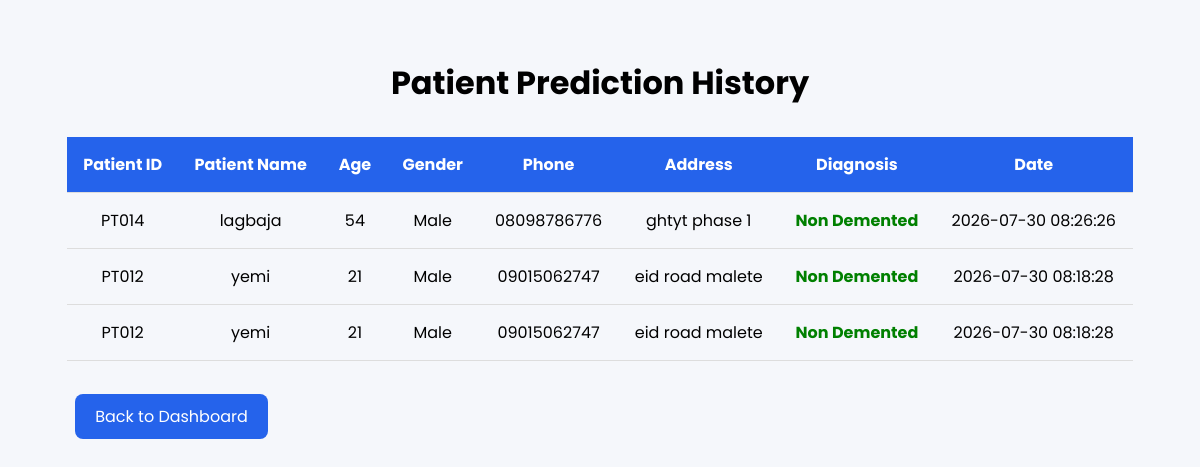
Screenshot of /history (signed in) with the database file from the repository.
### tables this page shows
CREATE TABLE predictions(

        id INTEGER PRIMARY KEY AUTOINCREMENT,

        user_id INTEGER,

        patient_id TEXT,

        patient_name TEXT,

        age INTEGER,

        gender TEXT,

        phone TEXT,

        address TEXT,

        image TEXT,

        diagnosis TEXT,

        confidence REAL,

        prediction_date TIMESTAMP DEFAULT CURRENT_TIMESTAMP

    );

### app.py (the view)
@app.route("/history")
def history():
    if not login_required():
        return redirect(url_for("home"))
    conn = get_db()
    history = conn.execute(
        """

        SELECT *

        FROM predictions

        WHERE user_id=?

        ORDER BY prediction_date DESC

        """,
        (
            session["user_id"],
        )
    ).fetchall()
    conn.close()
    return render_template(
        "history.html",
        history=history
    )

### app.py (called while the page is built)
def get_db():
    conn = sqlite3.connect(DATABASE)
    conn.row_factory = sqlite3.Row
    return conn

def login_required():
    return "user_id" in session

### templates/history.html (shortened to what this page needs)
<!DOCTYPE html>
<html lang="en">
<head>
    <link rel="stylesheet"
          href="{{ url_for('static', filename='css/history.css') }}">
</head>
<body>
<div class="container">
    <div class="card">
        <h1>Patient Prediction History</h1>
        <table>
            <thead>
                <tr>
                    <th>Patient ID</th>
                    <th>Patient Name</th>
                    <th>Age</th>
                    <th>Gender</th>
                    <th>Phone</th>
                    <th>Address</th>
                    <th>Diagnosis</th>
                    <th>Date</th>
                </tr>
            </thead>
            <tbody>
            {% if history %}
                {% for item in history %}
                <tr>
                    <td>{{ item['patient_id'] }}</td>
                    <td>{{ item['patient_name'] }}</td>
                    <td>{{ item['age'] }}</td>
                    <td>{{ item['gender'] }}</td>
                    <td>{{ item['phone'] }}</td>
                    <td>{{ item['address'] }}</td>
                    <td>
                        {% if item['diagnosis'] == "Alzheimer Detected" %}
                            <span style="color:red;font-weight:bold;">
                                Alzheimer Detected
                            </span>
                        {% else %}
                            <span style="color:green;font-weight:bold;">
                                Non Demented
                            </span>
                        {% endif %}
                    </td>
                    <td>{{ item['prediction_date'] }}</td>
                </tr>
                {% endfor %}
            {% endif %}
            </tbody>
        </table>
        <br>
        <a href="{{ url_for('dashboard') }}"
           class="btn">
            Back to Dashboard
        </a>
    </div>
</div>
</body>
</html>

### static/css/history.css (style rules this page uses)
body { font-family:Poppins,sans-serif; background:#f5f7fb; }
.container { width:90%; margin:auto; padding:30px; }
h1 { text-align:center; margin-bottom:30px; }
table { width:100%; border-collapse:collapse; }
th,td { padding:15px; border-bottom:1px solid #ddd; text-align:center; }
th { background:#2563eb; color:white; }
.btn { display:inline-block; margin:8px; padding:10px 20px; background:#2563eb; color:#fff; text-decoration:none; border-radius:8px; }

### rows the page displays
predictions: patient_id "PT014", patient_name "lagbaja", age "54", gender "Male", phone "08098786776", address "ghtyt phase 1", diagnosis "Non Demented", prediction_date "2026-07-30 08:26:26"
predictions: patient_id "PT012", patient_name "yemi", age "21", gender "Male", phone "09015062747", address "eid road malete", diagnosis "Non Demented", prediction_date "2026-07-30 08:18:28"
predictions: patient_id "PT012", patient_name "yemi", age "21", gender "Male", phone "09015062747", address "eid road malete", diagnosis "Non Demented", prediction_date "2026-07-30 08:18:28"
